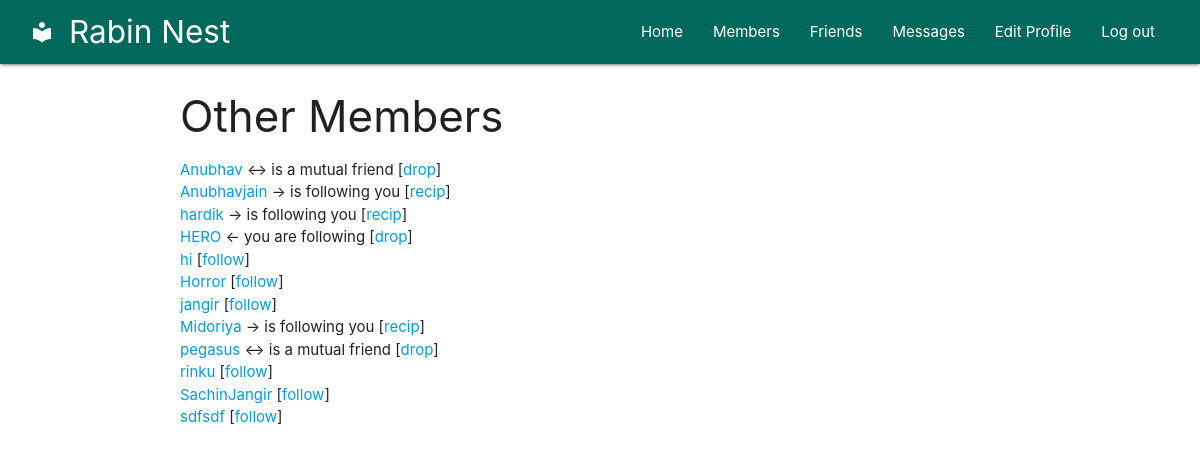
Page /members.php (signed in) on the committed database.
### tables this page shows
CREATE TABLE `members` (
  `user` varchar(16) DEFAULT NULL,
  `pass` varchar(16) DEFAULT NULL
);

### functions.php (called while the page is built, shortened)
<?php
    $dbhost = 'localhost';
    $dbname = 'rabinNest';
    $dbuser = 'root';
    $dbpass = '';
    $connection = new mysqli($dbhost,$dbuser,$dbpass,$dbname);
    function queryMysql($query) {
        global $connection;
        $result = $connection->query($query);
        return $result;
    }
?>

### members.php (the view, shortened to what this page needs)
<?php
    require_once 'header.php';
    $result = queryMysql("SELECT user FROM members ORDER BY user");
    $num = $result->num_rows;
    echo "<h3>Other Members</h3><ul>";
    for ($j = 0 ; $j < $num ; ++$j) {
        $row = $result->fetch_array(MYSQLI_ASSOC);
        if ($row['user'] == $user)
            continue;
        echo "<li><a data-transition='slide' href='members.php?view=" .
        $row['user'] . "'>" . $row['user'] . "</a>";
        $follow = "follow";
        $result1 = queryMysql("SELECT * FROM friends WHERE
        user='" . $row['user'] . "' AND friend='$user'");
        $t1 = $result1->num_rows;
        $result1 = queryMysql("SELECT * FROM friends WHERE
        user='$user' AND friend='" . $row['user'] . "'");
        $t2 = $result1->num_rows;
        if (($t1 + $t2) > 1)
            echo " &harr; is a mutual friend";
        elseif ($t1)
            echo " &larr; you are following";
        elseif ($t2) {
            echo " &rarr; is following you";
            $follow = "recip";
        }
        if (!$t1)
            echo " [<a data-transition='slide' href='members.php?add=" . $row['user'] . "'>$follow</a>]";
        else
            echo " [<a data-transition='slide' href='members.php?remove=" . $row['user'] . "'>drop</a>]";
    }
?>
 </ul></div>
 </body>
</html>

### style.css (style rules this page uses)
body { display: flex; min-height: 100vh; flex-direction: column; }

### rows in the picture
members: user "Anubhav", shows "↔ is a mutual friend"
members: user "Anubhavjain", shows "→ is following you", follow "recip"
members: user "hardik", shows "→ is following you", follow "recip"
members: user "HERO", shows "← you are following"
members: user "hi", follow "follow"
members: user "Horror", follow "follow"
members: user "jangir", follow "follow"
members: user "Midoriya", shows "→ is following you", follow "recip"
members: user "pegasus", shows "↔ is a mutual friend"
members: user "rinku", follow "follow"
members: user "SachinJangir", follow "follow"
members: user "sdfsdf", follow "follow"
